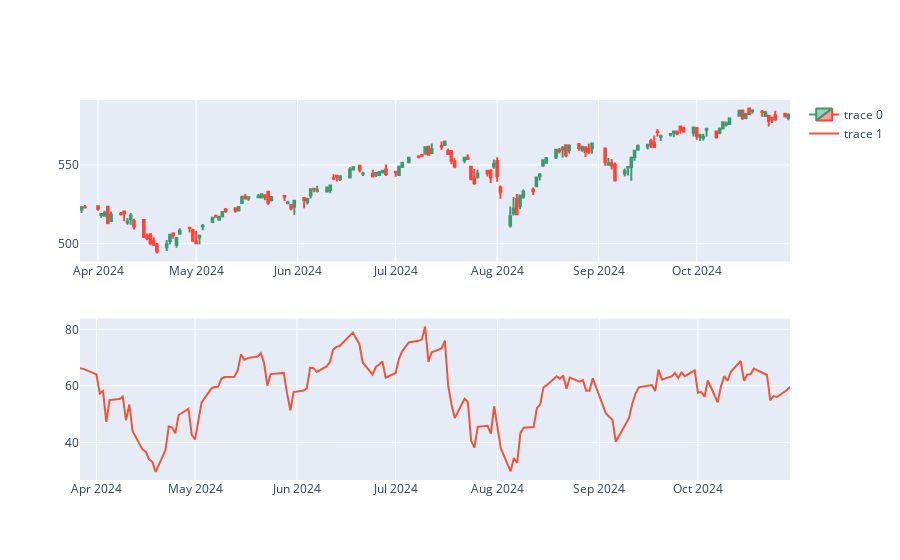

The notebook cell saved with this chart:
### Code cell
# Plot RSI

df_slice = stock_data[50:200]
fig = make_subplots(rows=2, cols=1)
fig.append_trace(go.Candlestick(x=df_slice.Date,
                                open = df_slice['Open'],
                                high = df_slice['High'],
                                low = df_slice['Low'],
                                close = df_slice['Close']), row=1, col=1)
fig.append_trace(go.Scatter(
    x = df_slice.Date,
    y = df_slice['RSI'],
), row=2, col=1)

fig.update_layout(xaxis_rangeslider_visible = False)
fig.show()

### Figure 1 — Plotly figure (JSON) as saved in the notebook; plotly's stock layout.template omitted (floating-point values rounded to 4 significant figures; data arrays with more than 128 entries replaced by an {"elided": "..."} marker saying what was removed)
{"data": [{"close": {"elided": "150 float values"}, "high": {"elided": "150 float values"}, "low": {"elided": "150 float values"}, "open": {"elided": "150 float values"}, "type": "candlestick", "x": {"elided": "150 str values"}, "xaxis": "x", "yaxis": "y"}, {"type": "scatter", "x": {"elided": "150 str values"}, "xaxis": "x2", "y": {"elided": "150 float values"}, "yaxis": "y2"}], "layout": {"xaxis": {"anchor": "y", "domain": [0, 1], "rangeslider": {"visible": false}}, "xaxis2": {"anchor": "y2", "domain": [0, 1]}, "yaxis": {"anchor": "x", "domain": [0.575, 1]}, "yaxis2": {"anchor": "x2", "domain": [0, 0.425]}}}
